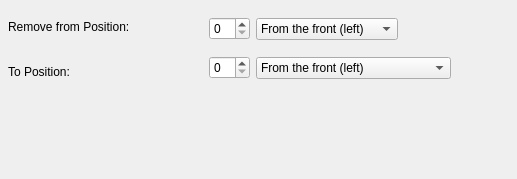
<?xml version="1.0" encoding="UTF-8"?>
<ui version="4.0">
 <class>TransformProvider_RemoveChars</class>
 <widget class="QWidget" name="TransformProvider_RemoveChars">
  <property name="geometry">
   <rect>
    <x>0</x>
    <y>0</y>
    <width>517</width>
    <height>179</height>
   </rect>
  </property>
  <property name="sizePolicy">
   <sizepolicy hsizetype="Fixed" vsizetype="Minimum">
    <horstretch>0</horstretch>
    <verstretch>0</verstretch>
   </sizepolicy>
  </property>
  <property name="minimumSize">
   <size>
    <width>0</width>
    <height>90</height>
   </size>
  </property>
  <property name="windowTitle">
   <string>Form</string>
  </property>
  <widget class="QWidget" name="">
   <property name="geometry">
    <rect>
     <x>8</x>
     <y>7</y>
     <width>443</width>
     <height>84</height>
    </rect>
   </property>
   <layout class="QHBoxLayout" name="horizontalLayout">
    <item>
     <layout class="QVBoxLayout" name="verticalLayout_3">
      <item>
       <widget class="QLabel" name="Label_RemoveFromPosition">
        <property name="sizePolicy">
         <sizepolicy hsizetype="Fixed" vsizetype="Preferred">
          <horstretch>0</horstretch>
          <verstretch>0</verstretch>
         </sizepolicy>
        </property>
        <property name="text">
         <string>Remove from Position:</string>
        </property>
       </widget>
      </item>
      <item>
       <widget class="QLabel" name="label_ToPosition">
        <property name="text">
         <string>To Position:</string>
        </property>
       </widget>
      </item>
     </layout>
    </item>
    <item>
     <layout class="QVBoxLayout" name="verticalLayout_2">
      <item>
       <widget class="QSpinBox" name="fromCharsSpinBox">
        <property name="sizePolicy">
         <sizepolicy hsizetype="Fixed" vsizetype="Fixed">
          <horstretch>0</horstretch>
          <verstretch>0</verstretch>
         </sizepolicy>
        </property>
       </widget>
      </item>
      <item>
       <widget class="QSpinBox" name="toCharsSpinBox">
        <property name="sizePolicy">
         <sizepolicy hsizetype="Fixed" vsizetype="Fixed">
          <horstretch>0</horstretch>
          <verstretch>0</verstretch>
         </sizepolicy>
        </property>
       </widget>
      </item>
     </layout>
    </item>
    <item>
     <layout class="QVBoxLayout" name="verticalLayout">
      <item>
       <widget class="QComboBox" name="fromComboBox">
        <property name="sizePolicy">
         <sizepolicy hsizetype="Fixed" vsizetype="Fixed">
          <horstretch>0</horstretch>
          <verstretch>0</verstretch>
         </sizepolicy>
        </property>
        <item>
         <property name="text">
          <string>From the front (left)</string>
         </property>
        </item>
        <item>
         <property name="text">
          <string>From the back (right)</string>
         </property>
        </item>
       </widget>
      </item>
      <item>
       <widget class="QComboBox" name="toComboBox">
        <item>
         <property name="text">
          <string>From the front (left)</string>
         </property>
        </item>
        <item>
         <property name="text">
          <string>From the back (right)</string>
         </property>
        </item>
       </widget>
      </item>
     </layout>
    </item>
   </layout>
  </widget>
 </widget>
 <resources/>
 <connections/>
</ui>
